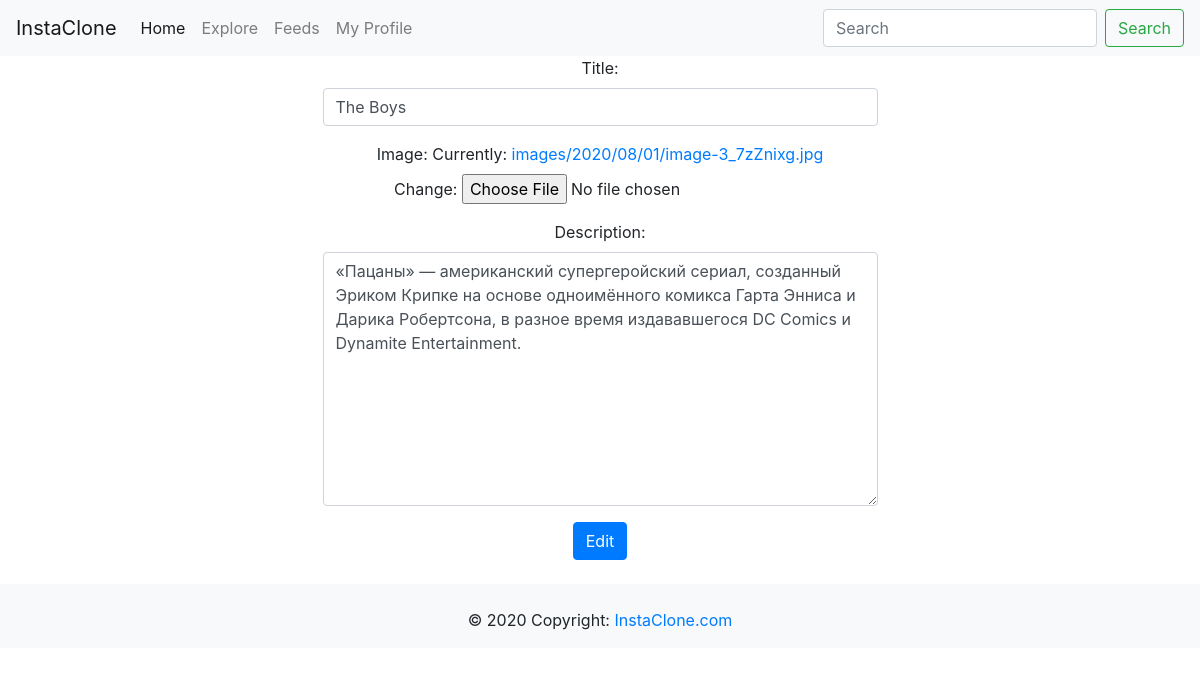
The page /post/edit/1/ (signed in) on the database its author committed.
### images/models.py (models this page shows, shortened)
class Image(models.Model):
    user = models.ForeignKey(User, on_delete=models.CASCADE, related_name='images_user')
    profile = models.ForeignKey(Profile, on_delete=models.CASCADE, related_name='images_profile', blank=True, null=True)
    title = models.CharField(max_length=255)
    slug = models.SlugField(blank=True, null=True)
    image = models.ImageField(upload_to='images/%Y/%m/%d')
    description = models.TextField()
    created = models.DateTimeField(auto_now_add=True)
    users_like = models.ManyToManyField(User, related_name='images_liked', blank=True)
    class Meta:
        ordering = ['created']

### account/views.py (the view, shortened to what this page needs)
# urls.py: path('post/edit/<int:pk>/', login_required(PostEditView.as_view()), name='edit_post'),
class PostEditView(View):
    def get(self, request, pk):
        post = Image.objects.get(id=pk)
        form = PostForm(instance=post)
        return render(request, 'post/edit_post.html', {'form': form})

### images/forms.py
class PostForm(forms.ModelForm):
    class Meta:
        model = Image
        fields = ('title', 'image', 'description', )
        widgets = {
            'title': forms.TextInput(attrs={'class': 'form-control'}),
            'description': forms.Textarea(attrs={'class': 'form-control'}),
        }

### account/templates/post/edit_post.html (shortened to what this page needs)
{% extends 'base.html' %}
{% load thumbnail %}
{% load static %}
{% block content %}
    <section class="edit__post">
        <div class="container">
            <div class="row">
                <div class="col-md-12">
                    <div class="edit__post__form">
                        <form method="POST" enctype="multipart/form-data">
                            {{ form.as_p }}
                            <button type="submit" class="btn btn-primary">Edit</button>
                        </form>
                    </div>
                </div>
            </div>
        </div>
    </section>
{% endblock %}

### static/css/main.css (style rules this page uses)
.card-body h1, p { text-align: center; }

### account/templates/post/edit_post.html (style rules this page uses)
.edit__post__form p input[type=text], .edit__post__form p textarea { width: 50%; margin: 0 auto; }
.edit__post__form button { display: block; margin: 0 auto; }

### rows shown on the page
Image: title "The Boys", description "«Пацаны» — американский супергеройский сериал, созданный Эриком Крипке на основе одноимённого комикса Гарта Энниса и Дарика Робертсона, в разное время издававшегося DC Comics и Dynamite Entertainment."
